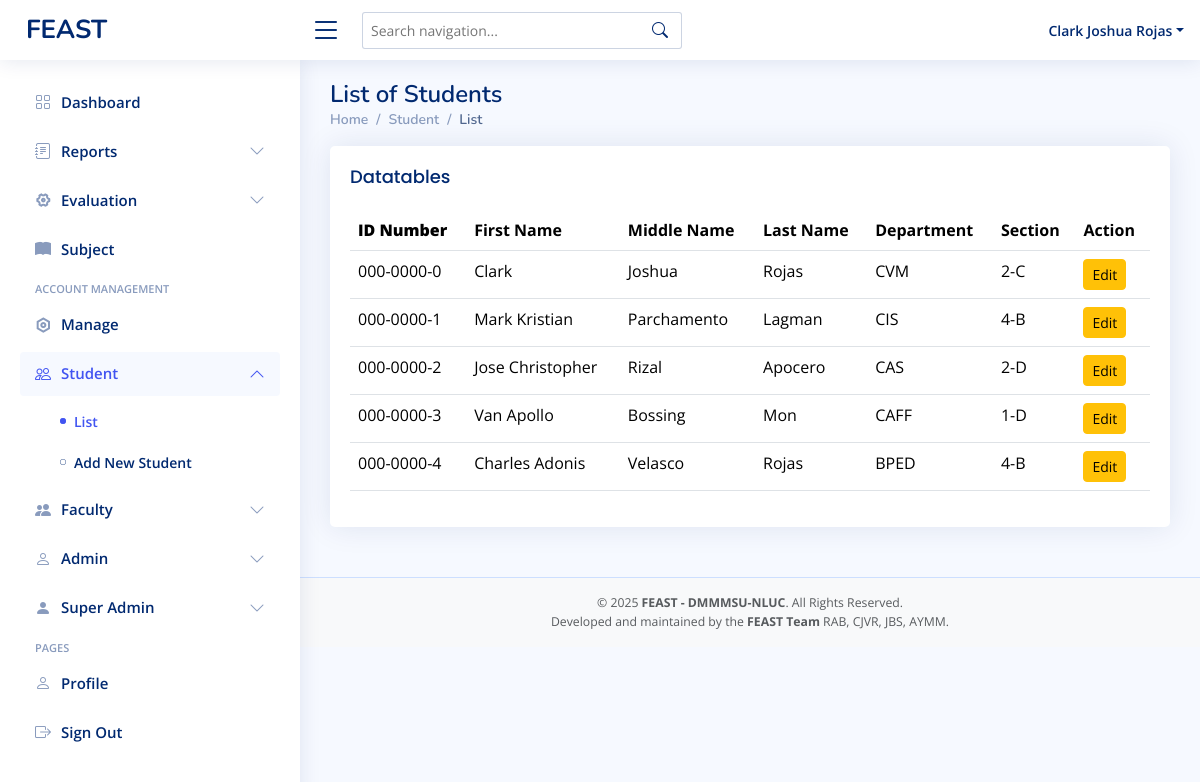
The app's page /superadmin-studentlist.php (signed in) with its own data.
### tables this page shows
CREATE TABLE `student` (
  `idnumber` varchar(11) NOT NULL,
  `first_name` varchar(50) NOT NULL,
  `mid_name` varchar(50) NOT NULL,
  `last_name` varchar(50) NOT NULL,
  `password` varchar(255) NOT NULL,
  `department` varchar(11) NOT NULL,
  `section` varchar(11) NOT NULL,
  `role` varchar(50) NOT NULL DEFAULT 'student'
);

### superadmin-studentlist.php (the view, shortened to what this page needs)
<?php
include 'conn/conn.php';
$query = "SELECT * FROM student  WHERE role = 'student'";
$result = mysqli_query($conn, $query);
?>
<!DOCTYPE html>
<html lang="en">
<head>
  <?php include 'head.php' ?>
</head>
<body>
  <?php include 'superadmin-header.php' ?>
  <?php include 'superadmin-sidebar.php' ?>
  <main id="main" class="main">
    <div class="pagetitle">
      <h1>List of Students</h1>
      <nav>
        <ol class="breadcrumb">
          <li class="breadcrumb-item"><a href="superadmin-dashboard.php">Home</a></li>
          <li class="breadcrumb-item">Student</li>
          <li class="breadcrumb-item active">List</li>
        </ol>
      </nav>
    </div>
    <section class="section">
      <div class="row">
        <div class="col-lg-12">
          <div class="card ">
            <div class="card-body table-responsive">
              <h5 class="card-title">Datatables</h5>
              <table class="table datatable">
                <thead>
                  <tr>
                    <th>
                      <b>ID Number</b>
                    </th>
                    <th>First Name</th>
                    <th>Middle Name</th>
                    <th>Last Name</th>
                    <th>Department</th>
                    <th>Section</th>
                    <th>Action</th>
                  </tr>
                </thead>
                <tbody>
                  <tr>
                    <?php
                    while ($row = mysqli_fetch_assoc($result)) {
                    ?>
                      <td><?php echo $row['idnumber']; ?></td>
                      <td class="text-capitalize"><?php echo $row['first_name']; ?></td>
                      <td class="text-capitalize"><?php echo $row['mid_name']; ?></td>
                      <td class="text-capitalize"><?php echo $row['last_name']; ?></td>
                      <td class="text-uppercase"><?php echo $row['department']; ?></td>
                      <td class="text-uppercase"><?php echo $row['section']; ?></td>
                      <td>
                        <a href="superadmin-editstudent.php?id=<?php echo $row['idnumber']; ?>" class="btn btn-warning btn-sm">Edit</a>
                  </tr>
                <?php
                    }
                ?>
                </tbody>
              </table>
            </div>
          </div>
        </div>
      </div>
    </section>
  </main>
  <?php include 'footer.php'?>
</body>
</html>

### assets/css/style.css (style rules this page uses)
:root { scroll-behavior: smooth; }
body { font-family: "Open Sans", sans-serif; background: #f6f9ff; color: #444444; }
a { color: #4154f1; text-decoration: none; }
h1, h2, h3, h4, h5, h6 { font-family: "Nunito", sans-serif; }
#main { margin-top: 60px; padding: 20px 30px; transition: all 0.3s; }
.pagetitle { margin-bottom: 10px; }
.pagetitle h1 { font-size: 24px; margin-bottom: 0; font-weight: 600; color: #012970; }
.card { margin-bottom: 30px; border: none; border-radius: 5px; box-shadow: 0px 0 30px rgba(1, 41, 112, 0.1); }
.card-title { padding: 20px 0 15px 0; font-size: 18px; font-weight: 500; color: #012970; font-family: "Poppins", sans-serif; }
.card-body { padding: 0 20px 20px 20px; }
.breadcrumb { font-size: 14px; font-family: "Nunito", sans-serif; color: #899bbd; font-weight: 600; }
.breadcrumb a { color: #899bbd; transition: 0.3s; }
.breadcrumb .breadcrumb-item::before { color: #899bbd; }
.breadcrumb .active { color: #51678f; font-weight: 600; }
@media (min-width: 1200px) { #main, #footer { margin-left: 300px; } }

### records on screen
student: idnumber "000-0000-0", first_name "Clark", mid_name "Joshua", last_name "Rojas", department "CVM", section "2-C"
student: idnumber "000-0000-1", first_name "Mark Kristian", mid_name "Parchamento", last_name "Lagman", department "CIS", section "4-B"
student: idnumber "000-0000-2", first_name "Jose Christopher", mid_name "Rizal", last_name "Apocero", department "CAS", section "2-D"
student: idnumber "000-0000-3", first_name "Van Apollo", mid_name "Bossing", last_name "Mon", department "CAFF", section "1-D"
student: idnumber "000-0000-4", first_name "Charles Adonis", mid_name "Velasco", last_name "Rojas", department "BPED", section "4-B"

### other values on screen
$_SESSION['first_name'] "Clark Joshua"
$_SESSION['last_name'] "Rojas"
